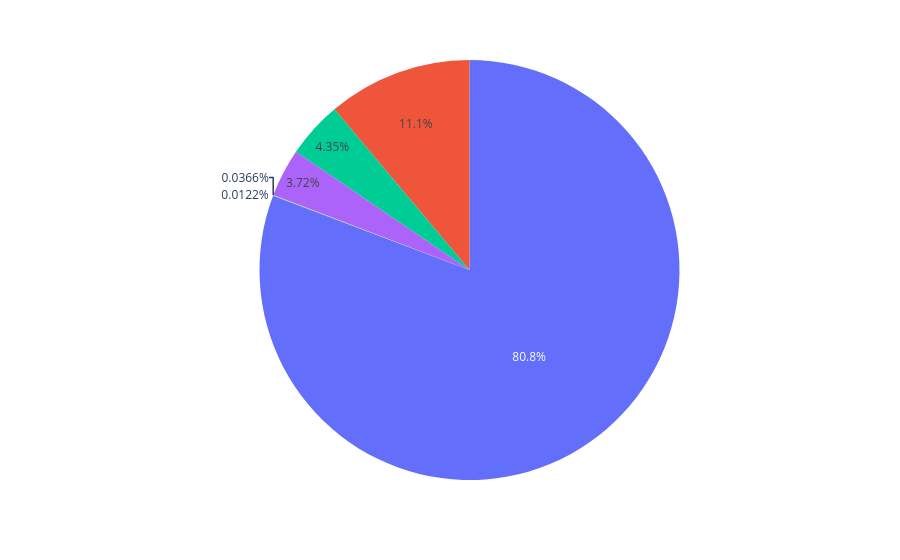

This figure's notebook cell:
### Code cell
import plotly.express as px

fig = px.pie(labels=ratings.index, values=ratings.values)
fig.show()

### Figure 1 — Plotly figure (JSON) as saved in the notebook; plotly's stock layout.template omitted (floating-point values rounded to 4 significant figures)
{"data": [{"domain": {"x": [0, 1], "y": [0, 1]}, "hovertemplate": "value=%{value}<extra></extra>", "legendgroup": "", "name": "", "showlegend": false, "type": "pie", "values": [6621, 912, 357, 305, 3, 1]}], "layout": {"legend": {"tracegroupgap": 0}, "margin": {"t": 60}}}
